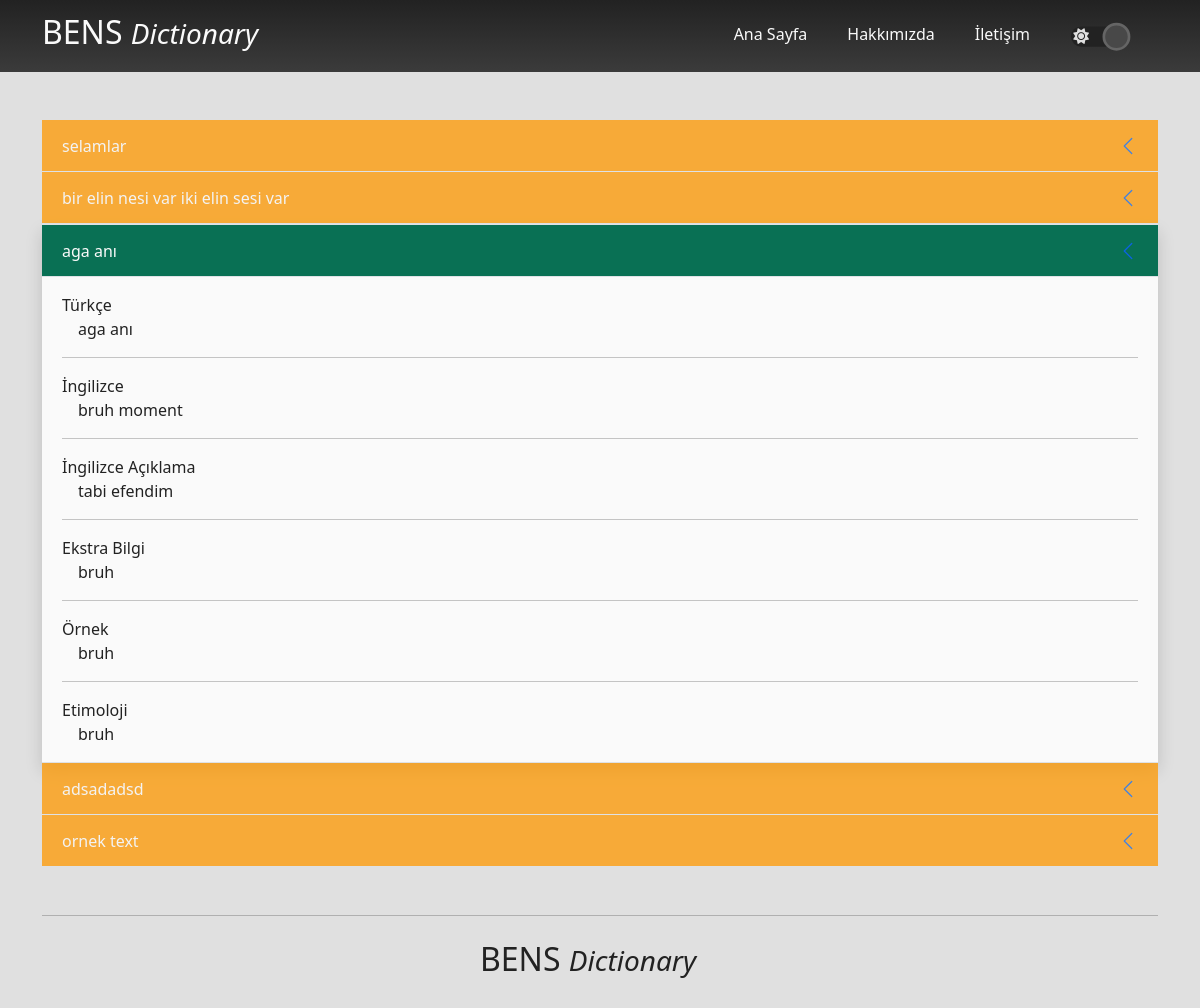
/search/aga-an, run on the app's committed database.
### dictionary/models.py (models this page shows, shortened)
class Structure(models.Model):
    structureType = models.ManyToManyField(typeOf, blank=True, null=True)
    turkish = models.CharField(max_length=200)
    english = models.CharField(max_length=200)
    description = models.TextField()
    extraInformation = models.CharField(max_length=200, blank=True, null=True)
    example = models.TextField(blank=True, null=True)
    etymology = models.TextField(blank=True, null=True)
    original = models.ManyToManyField(comesFrom, null=True, blank=True)
    last_searched = models.DateTimeField(auto_now=False, blank=True, null=True)
    search_count = models.IntegerField(default=0)
    slug = models.SlugField(max_length=200, unique=True, null=True, blank=True)

### dictionary/views.py (the view)
# urls.py: path('search/<slug:slug>', views.slugSearch, name='slugSearch'),
def slugSearch(request, slug):
    searchResult = Structure.objects.get(slug=slug)
    resultId = searchResult.id
    lowerList = []
    upperList = []
    for i in range(resultId + 1, resultId + 6):
        try:
            lowerList.append(Structure.objects.get(id=i))
        except:
            break
    if resultId - 5 <= 0:
        for i in range(1, resultId):
            try:
                upperList.append(Structure.objects.get(id=i))
            except:
                break
    else:
        for i in range(resultId - 5, resultId):
            try:
                upperList.append(Structure.objects.get(id=i))
            except:
                break
    return render(request, 'dictionary/search.html', {'searchInput': searchResult.turkish, 'searchResult': searchResult, 'lowerList': lowerList, 'upperList': upperList, 'noResult': False})

### dictionary/templates/dictionary/search.html (shortened to what this page needs)
{% extends 'base.html' %}
{% load static %}
{% block content %}
<div class="container mt-5">
    <div class="accordion accordion-flush" id="accordionExample">
        {% for topStructure in upperList %}
            <a href="{% url 'slugSearch' topStructure.slug %}" class="accordion-item no-underline">
                <h2 class="accordion-header no-underline" style="opacity: 0.75;" id="">
                    <div class="accordion-button" type="button" data-bs-toggle="collapse" data-bs-target="" aria-expanded="true" aria-controls="collapseOne">
                        {{ topStructure.turkish }}
                    </div>
                </h2>
            </a>
        {% endfor %}
        {% include 'dictionary/partials/_structure.html' with searchResult=searchResult %}
        {% for downStructure in lowerList %}
        <a href="{% url 'slugSearch' downStructure.slug %}" class="accordion-item no-underline">
            <h2 class="accordion-header no-underline" style="opacity: 0.75;" id="">
                <div class="accordion-button" type="button" data-bs-toggle="collapse" data-bs-target="" aria-expanded="true" aria-controls="collapseOne">
                    {{ downStructure.turkish }}
                </div>
            </h2>
        </a>
        {% endfor %}
    </div>
</div>
{% endblock content %}

### dictionary/templates/dictionary/partials/_structure.html
{% if not noResult %}
<div class="accordion-item shadow my-0">
    <h2 class="accordion-header" id="headingOne">
      <button class="accordion-button theme-bg-green" type="button" data-bs-toggle="collapse" data-bs-target="#collapseOne" aria-expanded="false" aria-controls="collapseOne" data-bs-parent="#accordionExample">
        {{ searchResult.turkish }}
      </button>
    </h2>
    <div id="collapseOne" class="accordion-collapse collapse show" aria-labelledby="headingOne" data-bs-parent="#accordionExample">
      <div class="accordion-body theme-bg-color theme-text">
        <span class="theme-text">Türkçe</span><br>
        <span class="p-3">{{ searchResult.turkish }}</span>
        <hr class="text-center">
        <span class="theme-text">İngilizce</span><br>
        <span class="p-3">{{ searchResult.english }}</span>
        <hr class="text-center">
        <span class="theme-text">İngilizce Açıklama</span><br>
        <span class="p-3">{{ searchResult.description }}</span>
        <hr class="text-center">
        <span class="theme-text">Ekstra Bilgi</span><br>
        <span class="p-3">{{ searchResult.extraInformation }}</span>
        <hr class="text-center">
        <span class="theme-text">Örnek</span><br>
        <span class="p-3">{{ searchResult.example }}</span>
        <hr class="text-center">
        <span class="theme-text">Etimoloji</span><br>
        <span class="p-3">{{ searchResult.etymology }}</span>
      </div>
    </div>
  </div>
{% else %}
  <div class="container">
    <div class="display-2 text-center p-5">
      Sonuç Bulunamadı
    </div>
  </div>
{% endif %}

### static/css/custom.css (style rules this page uses)
:root { --theme-orange-low-opacity: rgba(255, 153, 0,0.8); --theme-orange: #FF9900; --theme-orange-dark: rgba(196,116,0,1); --theme-orange-dark-low-opacity: rgba(196,116,0,0.8); }
body[data-theme="light"] { background-color: var(--theme-white); --theme-white: #e0e0e0; --theme-full-white: #fafafa; --theme-black: #222222; --theme-blue: #6599FF; --theme-gray: #3b3b3b; --theme-light-blue:#6599FF; --theme-green: #097054; --theme-green-dark: #00e686; --theme-yellow: #FFDE00; }
.theme-bg-color { background: var(--theme-full-white) !important; background: linear-gradient(0deg, var(--theme-full-white) 0%, var(--theme-full-white) 100%) !important; }
.theme-bg-green { background-color: var(--theme-green) !important; }
.theme-text { color: var(--theme-black) !important; }
.no-underline { text-decoration: none !important; }
.accordion-button:nth-child(odd) { background: var(--theme-orange); }
.accordion-button:not(.collapsed) { color: var(--theme-full-white) !important; }
.accordion-button:not(.collapsed)::after { transform: rotate(90deg) !important; }

### data on the page
Structure: turkish "selamlar"
Structure: turkish "bir elin nesi var iki elin sesi var"
Structure: turkish "aga anı", english "bruh moment", description "tabi efendim", extraInformation "bruh", example "bruh", etymology "bruh"
Structure: turkish "adsadadsd"
Structure: turkish "ornek text"
